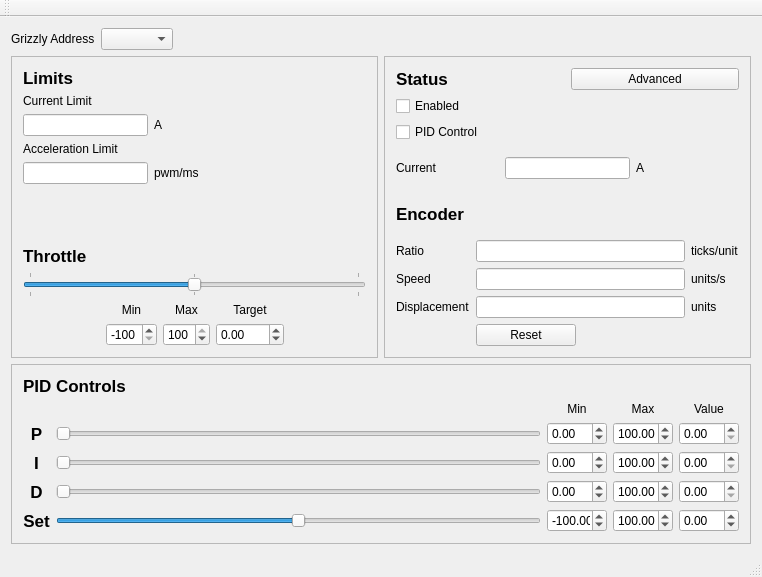
<?xml version="1.0" encoding="UTF-8"?>
<ui version="4.0">
 <class>MainWindow</class>
 <widget class="QMainWindow" name="MainWindow">
  <property name="geometry">
   <rect>
    <x>0</x>
    <y>0</y>
    <width>762</width>
    <height>577</height>
   </rect>
  </property>
  <property name="minimumSize">
   <size>
    <width>750</width>
    <height>550</height>
   </size>
  </property>
  <property name="windowTitle">
   <string>MainWindow</string>
  </property>
  <widget class="QWidget" name="centralWidget">
   <layout class="QVBoxLayout" name="verticalLayout_5">
    <item>
     <layout class="QHBoxLayout" name="horizontalLayout_4">
      <item>
       <widget class="QLabel" name="label_4">
        <property name="maximumSize">
         <size>
          <width>16777215</width>
          <height>23</height>
         </size>
        </property>
        <property name="text">
         <string>Grizzly Address</string>
        </property>
       </widget>
      </item>
      <item>
       <widget class="QComboBox" name="address_dropdown">
        <property name="maximumSize">
         <size>
          <width>16777215</width>
          <height>23</height>
         </size>
        </property>
       </widget>
      </item>
      <item>
       <spacer name="horizontalSpacer">
        <property name="orientation">
         <enum>Qt::Horizontal</enum>
        </property>
        <property name="sizeHint" stdset="0">
         <size>
          <width>40</width>
          <height>20</height>
         </size>
        </property>
       </spacer>
      </item>
     </layout>
    </item>
    <item>
     <layout class="QHBoxLayout" name="horizontalLayout_3">
      <item>
       <widget class="QFrame" name="limits_frame">
        <property name="frameShape">
         <enum>QFrame::StyledPanel</enum>
        </property>
        <property name="frameShadow">
         <enum>QFrame::Raised</enum>
        </property>
        <layout class="QVBoxLayout" name="verticalLayout_3">
         <item>
          <widget class="QLabel" name="label_3">
           <property name="font">
            <font>
             <pointsize>13</pointsize>
             <weight>75</weight>
             <bold>true</bold>
            </font>
           </property>
           <property name="text">
            <string>Limits</string>
           </property>
          </widget>
         </item>
         <item>
          <layout class="QGridLayout" name="gridLayout_5">
           <item row="0" column="0">
            <widget class="QLabel" name="label">
             <property name="text">
              <string>Current Limit</string>
             </property>
            </widget>
           </item>
           <item row="1" column="0">
            <widget class="QLineEdit" name="currentlimit">
             <property name="maximumSize">
              <size>
               <width>125</width>
               <height>16777215</height>
              </size>
             </property>
             <property name="text">
              <string/>
             </property>
            </widget>
           </item>
           <item row="1" column="1">
            <widget class="QLabel" name="label_24">
             <property name="text">
              <string>A</string>
             </property>
            </widget>
           </item>
          </layout>
         </item>
         <item>
          <layout class="QGridLayout" name="gridLayout_4">
           <item row="0" column="0">
            <widget class="QLabel" name="label_2">
             <property name="text">
              <string>Acceleration Limit</string>
             </property>
            </widget>
           </item>
           <item row="1" column="0">
            <widget class="QLineEdit" name="accellimit">
             <property name="maximumSize">
              <size>
               <width>125</width>
               <height>16777215</height>
              </size>
             </property>
            </widget>
           </item>
           <item row="1" column="1">
            <widget class="QLabel" name="label_25">
             <property name="text">
              <string>pwm/ms</string>
             </property>
            </widget>
           </item>
          </layout>
         </item>
         <item>
          <spacer name="verticalSpacer_2">
           <property name="orientation">
            <enum>Qt::Vertical</enum>
           </property>
           <property name="sizeHint" stdset="0">
            <size>
             <width>20</width>
             <height>40</height>
            </size>
           </property>
          </spacer>
         </item>
         <item>
          <widget class="QLabel" name="label_13">
           <property name="font">
            <font>
             <pointsize>13</pointsize>
             <weight>75</weight>
             <bold>true</bold>
            </font>
           </property>
           <property name="text">
            <string>Throttle</string>
           </property>
          </widget>
         </item>
         <item>
          <widget class="QSlider" name="throttleslider">
           <property name="minimum">
            <number>-10000</number>
           </property>
           <property name="maximum">
            <number>10000</number>
           </property>
           <property name="pageStep">
            <number>1000</number>
           </property>
           <property name="value">
            <number>0</number>
           </property>
           <property name="sliderPosition">
            <number>0</number>
           </property>
           <property name="tracking">
            <bool>true</bool>
           </property>
           <property name="orientation">
            <enum>Qt::Horizontal</enum>
           </property>
           <property name="tickPosition">
            <enum>QSlider::TicksBothSides</enum>
           </property>
           <property name="tickInterval">
            <number>10000</number>
           </property>
          </widget>
         </item>
         <item>
          <layout class="QGridLayout" name="gridLayout_2">
           <item row="0" column="1">
            <widget class="QLabel" name="label_14">
             <property name="text">
              <string>Min</string>
             </property>
             <property name="alignment">
              <set>Qt::AlignCenter</set>
             </property>
            </widget>
           </item>
           <item row="1" column="3">
            <widget class="QDoubleSpinBox" name="throttletarget">
             <property name="keyboardTracking">
              <bool>false</bool>
             </property>
             <property name="minimum">
              <double>-100.000000000000000</double>
             </property>
             <property name="maximum">
              <double>100.000000000000000</double>
             </property>
             <property name="singleStep">
              <double>0.500000000000000</double>
             </property>
            </widget>
           </item>
           <item row="1" column="4">
            <spacer name="horizontalSpacer_3">
             <property name="orientation">
              <enum>Qt::Horizontal</enum>
             </property>
             <property name="sizeHint" stdset="0">
              <size>
               <width>40</width>
               <height>20</height>
              </size>
             </property>
            </spacer>
           </item>
           <item row="0" column="3">
            <widget class="QLabel" name="label_15">
             <property name="text">
              <string>Target</string>
             </property>
             <property name="alignment">
              <set>Qt::AlignCenter</set>
             </property>
            </widget>
           </item>
           <item row="0" column="2">
            <widget class="QLabel" name="label_16">
             <property name="text">
              <string>Max</string>
             </property>
             <property name="alignment">
              <set>Qt::AlignCenter</set>
             </property>
            </widget>
           </item>
           <item row="1" column="2">
            <widget class="QSpinBox" name="throttlemax">
             <property name="keyboardTracking">
              <bool>false</bool>
             </property>
             <property name="minimum">
              <number>-99</number>
             </property>
             <property name="maximum">
              <number>100</number>
             </property>
             <property name="value">
              <number>100</number>
             </property>
            </widget>
           </item>
           <item row="1" column="1">
            <widget class="QSpinBox" name="throttlemin">
             <property name="keyboardTracking">
              <bool>false</bool>
             </property>
             <property name="minimum">
              <number>-100</number>
             </property>
             <property name="value">
              <number>-100</number>
             </property>
            </widget>
           </item>
           <item row="1" column="0">
            <spacer name="horizontalSpacer_2">
             <property name="orientation">
              <enum>Qt::Horizontal</enum>
             </property>
             <property name="sizeHint" stdset="0">
              <size>
               <width>40</width>
               <height>20</height>
              </size>
             </property>
            </spacer>
           </item>
          </layout>
         </item>
        </layout>
       </widget>
      </item>
      <item>
       <widget class="QFrame" name="frame_3">
        <property name="frameShape">
         <enum>QFrame::StyledPanel</enum>
        </property>
        <property name="frameShadow">
         <enum>QFrame::Raised</enum>
        </property>
        <layout class="QVBoxLayout" name="verticalLayout_4">
         <item>
          <layout class="QHBoxLayout" name="horizontalLayout_2">
           <item>
            <widget class="QLabel" name="label_17">
             <property name="font">
              <font>
               <pointsize>13</pointsize>
               <weight>75</weight>
               <bold>true</bold>
              </font>
             </property>
             <property name="text">
              <string>Status</string>
             </property>
            </widget>
           </item>
           <item>
            <widget class="QPushButton" name="pushButton_2">
             <property name="text">
              <string>Advanced</string>
             </property>
            </widget>
           </item>
          </layout>
         </item>
         <item>
          <layout class="QVBoxLayout" name="verticalLayout">
           <item>
            <widget class="QCheckBox" name="isenabled">
             <property name="text">
              <string>Enabled</string>
             </property>
             <property name="autoRepeat">
              <bool>false</bool>
             </property>
             <property name="autoRepeatDelay">
              <number>0</number>
             </property>
             <property name="autoRepeatInterval">
              <number>200</number>
             </property>
            </widget>
           </item>
           <item>
            <widget class="QCheckBox" name="pidcontrol">
             <property name="text">
              <string>PID Control</string>
             </property>
            </widget>
           </item>
          </layout>
         </item>
         <item>
          <layout class="QHBoxLayout" name="horizontalLayout">
           <item>
            <widget class="QLabel" name="label_23">
             <property name="text">
              <string>Current</string>
             </property>
            </widget>
           </item>
           <item>
            <widget class="QLineEdit" name="currentreading">
             <property name="maximumSize">
              <size>
               <width>125</width>
               <height>16777215</height>
              </size>
             </property>
             <property name="readOnly">
              <bool>true</bool>
             </property>
            </widget>
           </item>
           <item>
            <widget class="QLabel" name="label_26">
             <property name="text">
              <string>A</string>
             </property>
            </widget>
           </item>
          </layout>
         </item>
         <item>
          <widget class="QLabel" name="label_18">
           <property name="font">
            <font>
             <pointsize>13</pointsize>
             <weight>75</weight>
             <bold>true</bold>
            </font>
           </property>
           <property name="text">
            <string>Encoder</string>
           </property>
          </widget>
         </item>
         <item>
          <layout class="QGridLayout" name="gridLayout">
           <item row="0" column="0">
            <widget class="QLabel" name="label_20">
             <property name="text">
              <string>Ratio</string>
             </property>
             <property name="alignment">
              <set>Qt::AlignLeading|Qt::AlignLeft|Qt::AlignVCenter</set>
             </property>
            </widget>
           </item>
           <item row="0" column="1">
            <widget class="QLineEdit" name="encratio"/>
           </item>
           <item row="0" column="2">
            <widget class="QLabel" name="label_22">
             <property name="text">
              <string>ticks/unit</string>
             </property>
             <property name="alignment">
              <set>Qt::AlignLeading|Qt::AlignLeft|Qt::AlignVCenter</set>
             </property>
            </widget>
           </item>
           <item row="1" column="0">
            <widget class="QLabel" name="label_27">
             <property name="text">
              <string>Speed</string>
             </property>
            </widget>
           </item>
           <item row="1" column="1">
            <widget class="QLineEdit" name="encspeed">
             <property name="readOnly">
              <bool>true</bool>
             </property>
            </widget>
           </item>
           <item row="1" column="2">
            <widget class="QLabel" name="label_28">
             <property name="text">
              <string>units/s</string>
             </property>
             <property name="alignment">
              <set>Qt::AlignLeading|Qt::AlignLeft|Qt::AlignVCenter</set>
             </property>
            </widget>
           </item>
           <item row="2" column="0">
            <widget class="QLabel" name="label_19">
             <property name="text">
              <string>Displacement</string>
             </property>
             <property name="alignment">
              <set>Qt::AlignLeading|Qt::AlignLeft|Qt::AlignVCenter</set>
             </property>
            </widget>
           </item>
           <item row="2" column="1">
            <widget class="QLineEdit" name="displacement">
             <property name="readOnly">
              <bool>true</bool>
             </property>
            </widget>
           </item>
           <item row="2" column="2">
            <widget class="QLabel" name="label_21">
             <property name="text">
              <string>units</string>
             </property>
             <property name="alignment">
              <set>Qt::AlignLeading|Qt::AlignLeft|Qt::AlignVCenter</set>
             </property>
            </widget>
           </item>
           <item row="3" column="1">
            <widget class="QPushButton" name="encreset">
             <property name="maximumSize">
              <size>
               <width>100</width>
               <height>16777215</height>
              </size>
             </property>
             <property name="text">
              <string>Reset</string>
             </property>
            </widget>
           </item>
          </layout>
         </item>
        </layout>
       </widget>
      </item>
     </layout>
    </item>
    <item>
     <widget class="QFrame" name="frame">
      <property name="sizePolicy">
       <sizepolicy hsizetype="Preferred" vsizetype="Fixed">
        <horstretch>0</horstretch>
        <verstretch>0</verstretch>
       </sizepolicy>
      </property>
      <property name="maximumSize">
       <size>
        <width>16777215</width>
        <height>180</height>
       </size>
      </property>
      <property name="frameShape">
       <enum>QFrame::StyledPanel</enum>
      </property>
      <property name="frameShadow">
       <enum>QFrame::Raised</enum>
      </property>
      <layout class="QVBoxLayout" name="verticalLayout_2">
       <item>
        <widget class="QLabel" name="label_5">
         <property name="sizePolicy">
          <sizepolicy hsizetype="Preferred" vsizetype="Fixed">
           <horstretch>0</horstretch>
           <verstretch>0</verstretch>
          </sizepolicy>
         </property>
         <property name="maximumSize">
          <size>
           <width>16777215</width>
           <height>21</height>
          </size>
         </property>
         <property name="font">
          <font>
           <pointsize>13</pointsize>
           <weight>75</weight>
           <bold>true</bold>
          </font>
         </property>
         <property name="text">
          <string>PID Controls</string>
         </property>
        </widget>
       </item>
       <item>
        <layout class="QGridLayout" name="gridLayout_3">
         <item row="0" column="2">
          <widget class="QLabel" name="label_9">
           <property name="maximumSize">
            <size>
             <width>16777215</width>
             <height>15</height>
            </size>
           </property>
           <property name="text">
            <string>Min</string>
           </property>
           <property name="alignment">
            <set>Qt::AlignCenter</set>
           </property>
          </widget>
         </item>
         <item row="0" column="4">
          <widget class="QLabel" name="label_10">
           <property name="maximumSize">
            <size>
             <width>16777215</width>
             <height>15</height>
            </size>
           </property>
           <property name="text">
            <string>Value</string>
           </property>
           <property name="alignment">
            <set>Qt::AlignCenter</set>
           </property>
          </widget>
         </item>
         <item row="2" column="1">
          <widget class="QSlider" name="islider">
           <property name="maximum">
            <number>10000</number>
           </property>
           <property name="pageStep">
            <number>100</number>
           </property>
           <property name="orientation">
            <enum>Qt::Horizontal</enum>
           </property>
          </widget>
         </item>
         <item row="0" column="3">
          <widget class="QLabel" name="label_11">
           <property name="maximumSize">
            <size>
             <width>16777215</width>
             <height>15</height>
            </size>
           </property>
           <property name="text">
            <string>Max</string>
           </property>
           <property name="alignment">
            <set>Qt::AlignCenter</set>
           </property>
          </widget>
         </item>
         <item row="1" column="0">
          <widget class="QLabel" name="label_6">
           <property name="font">
            <font>
             <pointsize>13</pointsize>
             <weight>75</weight>
             <bold>true</bold>
            </font>
           </property>
           <property name="text">
            <string>P</string>
           </property>
           <property name="alignment">
            <set>Qt::AlignCenter</set>
           </property>
          </widget>
         </item>
         <item row="3" column="0">
          <widget class="QLabel" name="label_8">
           <property name="font">
            <font>
             <pointsize>13</pointsize>
             <weight>75</weight>
             <bold>true</bold>
            </font>
           </property>
           <property name="text">
            <string>D</string>
           </property>
           <property name="alignment">
            <set>Qt::AlignCenter</set>
           </property>
          </widget>
         </item>
         <item row="2" column="0">
          <widget class="QLabel" name="label_7">
           <property name="font">
            <font>
             <pointsize>13</pointsize>
             <weight>75</weight>
             <bold>true</bold>
            </font>
           </property>
           <property name="text">
            <string>I</string>
           </property>
           <property name="alignment">
            <set>Qt::AlignCenter</set>
           </property>
          </widget>
         </item>
         <item row="4" column="1">
          <widget class="QSlider" name="targetslider">
           <property name="minimum">
            <number>-10000</number>
           </property>
           <property name="maximum">
            <number>10000</number>
           </property>
           <property name="pageStep">
            <number>100</number>
           </property>
           <property name="orientation">
            <enum>Qt::Horizontal</enum>
           </property>
          </widget>
         </item>
         <item row="3" column="1">
          <widget class="QSlider" name="dslider">
           <property name="maximum">
            <number>10000</number>
           </property>
           <property name="pageStep">
            <number>100</number>
           </property>
           <property name="orientation">
            <enum>Qt::Horizontal</enum>
           </property>
          </widget>
         </item>
         <item row="4" column="0">
          <widget class="QLabel" name="label_12">
           <property name="font">
            <font>
             <pointsize>13</pointsize>
             <weight>75</weight>
             <bold>true</bold>
            </font>
           </property>
           <property name="text">
            <string>Set</string>
           </property>
           <property name="alignment">
            <set>Qt::AlignCenter</set>
           </property>
          </widget>
         </item>
         <item row="1" column="1">
          <widget class="QSlider" name="pslider">
           <property name="maximum">
            <number>10000</number>
           </property>
           <property name="pageStep">
            <number>100</number>
           </property>
           <property name="orientation">
            <enum>Qt::Horizontal</enum>
           </property>
           <property name="tickPosition">
            <enum>QSlider::NoTicks</enum>
           </property>
           <property name="tickInterval">
            <number>5</number>
           </property>
          </widget>
         </item>
         <item row="1" column="4">
          <widget class="QDoubleSpinBox" name="pbox">
           <property name="maximumSize">
            <size>
             <width>60</width>
             <height>16777215</height>
            </size>
           </property>
           <property name="keyboardTracking">
            <bool>false</bool>
           </property>
           <property name="maximum">
            <double>100.000000000000000</double>
           </property>
           <property name="singleStep">
            <double>0.100000000000000</double>
           </property>
          </widget>
         </item>
         <item row="2" column="4">
          <widget class="QDoubleSpinBox" name="ibox">
           <property name="maximumSize">
            <size>
             <width>60</width>
             <height>16777215</height>
            </size>
           </property>
           <property name="keyboardTracking">
            <bool>false</bool>
           </property>
           <property name="maximum">
            <double>100.000000000000000</double>
           </property>
           <property name="singleStep">
            <double>0.010000000000000</double>
           </property>
          </widget>
         </item>
         <item row="3" column="4">
          <widget class="QDoubleSpinBox" name="dbox">
           <property name="maximumSize">
            <size>
             <width>60</width>
             <height>16777215</height>
            </size>
           </property>
           <property name="keyboardTracking">
            <bool>false</bool>
           </property>
           <property name="maximum">
            <double>100.000000000000000</double>
           </property>
           <property name="singleStep">
            <double>0.100000000000000</double>
           </property>
          </widget>
         </item>
         <item row="4" column="4">
          <widget class="QDoubleSpinBox" name="targetbox">
           <property name="maximumSize">
            <size>
             <width>60</width>
             <height>16777215</height>
            </size>
           </property>
           <property name="keyboardTracking">
            <bool>false</bool>
           </property>
           <property name="minimum">
            <double>-999999999.000000000000000</double>
           </property>
           <property name="maximum">
            <double>999999999.000000000000000</double>
           </property>
          </widget>
         </item>
         <item row="1" column="3">
          <widget class="QDoubleSpinBox" name="pmax">
           <property name="maximumSize">
            <size>
             <width>60</width>
             <height>16777215</height>
            </size>
           </property>
           <property name="keyboardTracking">
            <bool>false</bool>
           </property>
           <property name="minimum">
            <double>-999999999.000000000000000</double>
           </property>
           <property name="maximum">
            <double>999999999.000000000000000</double>
           </property>
           <property name="value">
            <double>100.000000000000000</double>
           </property>
          </widget>
         </item>
         <item row="2" column="2">
          <widget class="QDoubleSpinBox" name="imin">
           <property name="maximumSize">
            <size>
             <width>60</width>
             <height>16777215</height>
            </size>
           </property>
           <property name="keyboardTracking">
            <bool>false</bool>
           </property>
           <property name="minimum">
            <double>-999999999.000000000000000</double>
           </property>
           <property name="maximum">
            <double>999999999.000000000000000</double>
           </property>
          </widget>
         </item>
         <item row="1" column="2">
          <widget class="QDoubleSpinBox" name="pmin">
           <property name="maximumSize">
            <size>
             <width>60</width>
             <height>16777215</height>
            </size>
           </property>
           <property name="keyboardTracking">
            <bool>false</bool>
           </property>
           <property name="minimum">
            <double>-999999999.000000000000000</double>
           </property>
           <property name="maximum">
            <double>999999999.000000000000000</double>
           </property>
          </widget>
         </item>
         <item row="3" column="2">
          <widget class="QDoubleSpinBox" name="dmin">
           <property name="maximumSize">
            <size>
             <width>60</width>
             <height>16777215</height>
            </size>
           </property>
           <property name="keyboardTracking">
            <bool>false</bool>
           </property>
           <property name="minimum">
            <double>-999999999.000000000000000</double>
           </property>
           <property name="maximum">
            <double>999999999.000000000000000</double>
           </property>
          </widget>
         </item>
         <item row="4" column="2">
          <widget class="QDoubleSpinBox" name="targetmin">
           <property name="maximumSize">
            <size>
             <width>60</width>
             <height>16777215</height>
            </size>
           </property>
           <property name="keyboardTracking">
            <bool>false</bool>
           </property>
           <property name="minimum">
            <double>-999999999.000000000000000</double>
           </property>
           <property name="maximum">
            <double>999999999.000000000000000</double>
           </property>
           <property name="value">
            <double>-100.000000000000000</double>
           </property>
          </widget>
         </item>
         <item row="4" column="3">
          <widget class="QDoubleSpinBox" name="targetmax">
           <property name="maximumSize">
            <size>
             <width>60</width>
             <height>16777215</height>
            </size>
           </property>
           <property name="keyboardTracking">
            <bool>false</bool>
           </property>
           <property name="minimum">
            <double>-999999999.000000000000000</double>
           </property>
           <property name="maximum">
            <double>999999999.000000000000000</double>
           </property>
           <property name="value">
            <double>100.000000000000000</double>
           </property>
          </widget>
         </item>
         <item row="3" column="3">
          <widget class="QDoubleSpinBox" name="dmax">
           <property name="maximumSize">
            <size>
             <width>60</width>
             <height>16777215</height>
            </size>
           </property>
           <property name="keyboardTracking">
            <bool>false</bool>
           </property>
           <property name="minimum">
            <double>-999999999.000000000000000</double>
           </property>
           <property name="maximum">
            <double>999999999.000000000000000</double>
           </property>
           <property name="value">
            <double>100.000000000000000</double>
           </property>
          </widget>
         </item>
         <item row="2" column="3">
          <widget class="QDoubleSpinBox" name="imax">
           <property name="maximumSize">
            <size>
             <width>60</width>
             <height>16777215</height>
            </size>
           </property>
           <property name="keyboardTracking">
            <bool>false</bool>
           </property>
           <property name="minimum">
            <double>-999999999.000000000000000</double>
           </property>
           <property name="maximum">
            <double>999999999.000000000000000</double>
           </property>
           <property name="value">
            <double>100.000000000000000</double>
           </property>
          </widget>
         </item>
        </layout>
       </item>
      </layout>
     </widget>
    </item>
   </layout>
   <zorder>address_dropdown</zorder>
   <zorder>label_4</zorder>
   <zorder>frame</zorder>
   <zorder>limits_frame</zorder>
   <zorder>frame_3</zorder>
   <zorder>limits_frame</zorder>
  </widget>
  <widget class="QMenuBar" name="menuBar">
   <property name="geometry">
    <rect>
     <x>0</x>
     <y>0</y>
     <width>762</width>
     <height>20</height>
    </rect>
   </property>
  </widget>
  <widget class="QToolBar" name="mainToolBar">
   <attribute name="toolBarArea">
    <enum>TopToolBarArea</enum>
   </attribute>
   <attribute name="toolBarBreak">
    <bool>false</bool>
   </attribute>
  </widget>
  <widget class="QStatusBar" name="statusBar"/>
 </widget>
 <layoutdefault spacing="6" margin="11"/>
 <resources/>
 <connections/>
</ui>
